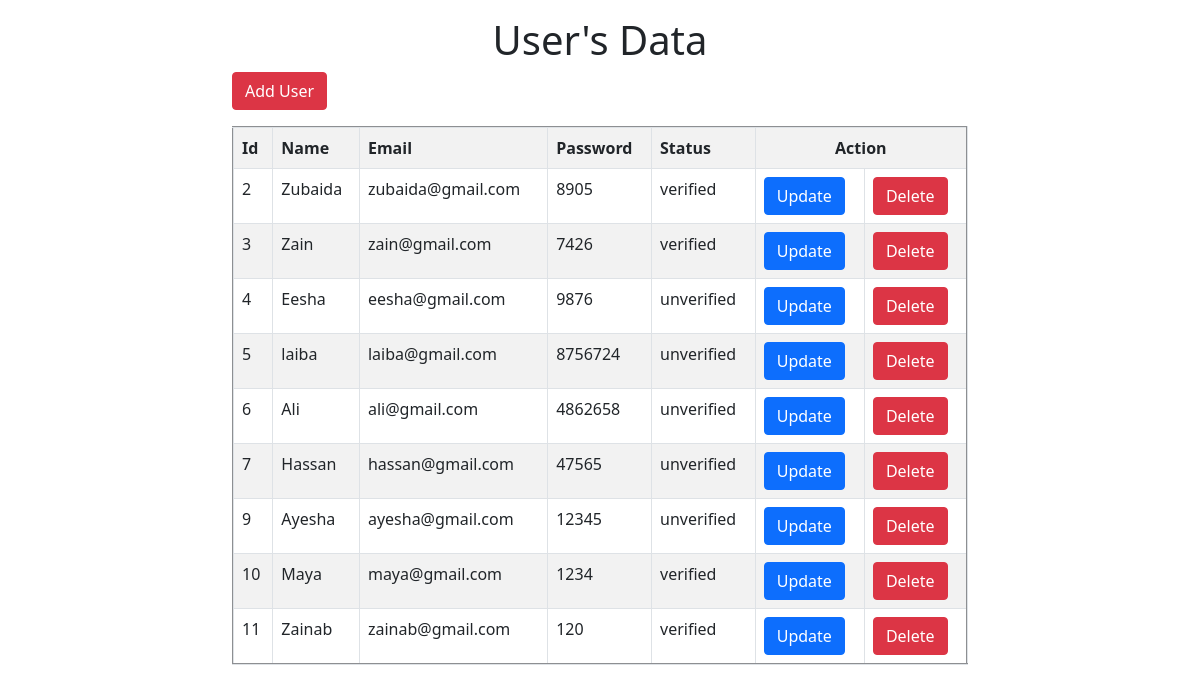
Page /admin_panel/index.php on the committed database.
### tables this page shows
CREATE TABLE `registration_form` (
  `Id` int(11) NOT NULL,
  `Name` varchar(20) NOT NULL,
  `Email` varchar(30) DEFAULT NULL,
  `Password` varchar(20) DEFAULT NULL,
  `Status` varchar(20) DEFAULT 'unverified',
  `Role` varchar(20) DEFAULT NULL
);

### admin_panel/index.php (the view, shortened to what this page needs)
<!doctype html>
<html lang="en">
  <head>
    <link href="https://cdn.jsdelivr.net/npm/bootstrap@5.0.2/dist/css/bootstrap.min.css" rel="stylesheet">
  </head>
  <body>
    <h1 class="text-center mt-3">User's Data</h1>
<div class="container">
  <div class="row">
    <div class="col-8 mx-auto">
    <button class="btn btn-danger"><a href= "../form.php" style = "color:white; text-decoration:none;" >Add User</a></button>
    <table class="table-bordered table-striped table-hover mt-3 table" border= "2">
    <tr>
    <th>Id</th>
    <th>Name</th>
    <th>Email</th>
    <th>Password</th>
    <th>Status</th>
    <th colspan="2" class="text-center">Action</th>
  <?php
  include "../connection.php";
 $query  = mysqli_query($con, "SELECT * FROM registration_form");
 foreach($query as $value){
  ?>
     <tr>
     <td><?php echo $value['Id'];?></td>
     <td><?php echo $value['Name'];?></td>
     <td><?php echo $value['Email'];?></td>
     <td><?php echo $value['Password'];?></td>
     <td><?php echo $value['Status'];?></td>
     <td><button type="button" class="btn btn-primary" data-bs-toggle="modal" data-bs-target="#update<?php echo $value['Id'];?>"> Update</button></td>
     <td><button type="button" class="btn btn-danger" data-bs-toggle="modal" data-bs-target="#Delete<?php echo $value['Id'];?>">Delete</button>
    </td>
    </tr>
<?php
}
?>
</tr>
</table>
</div>
</div>
</div>
  </body>
</html>

### rows in the picture
registration_form: Id "2", Name "Zubaida", Email "zubaida@gmail.com", Password "8905", Status "verified"
registration_form: Id "3", Name "Zain", Email "zain@gmail.com", Password "7426", Status "verified"
registration_form: Id "4", Name "Eesha", Email "eesha@gmail.com", Password "9876", Status "unverified"
registration_form: Id "5", Name "laiba", Email "laiba@gmail.com", Password "8756724", Status "unverified"
registration_form: Id "6", Name "Ali", Email "ali@gmail.com", Password "4862658", Status "unverified"
registration_form: Id "7", Name "Hassan", Email "hassan@gmail.com", Password "47565", Status "unverified"
registration_form: Id "9", Name "Ayesha", Email "ayesha@gmail.com", Password "12345", Status "unverified"
registration_form: Id "10", Name "Maya", Email "maya@gmail.com", Password "1234", Status "verified"
registration_form: Id "11", Name "Zainab", Email "zainab@gmail.com", Password "120", Status "verified"
